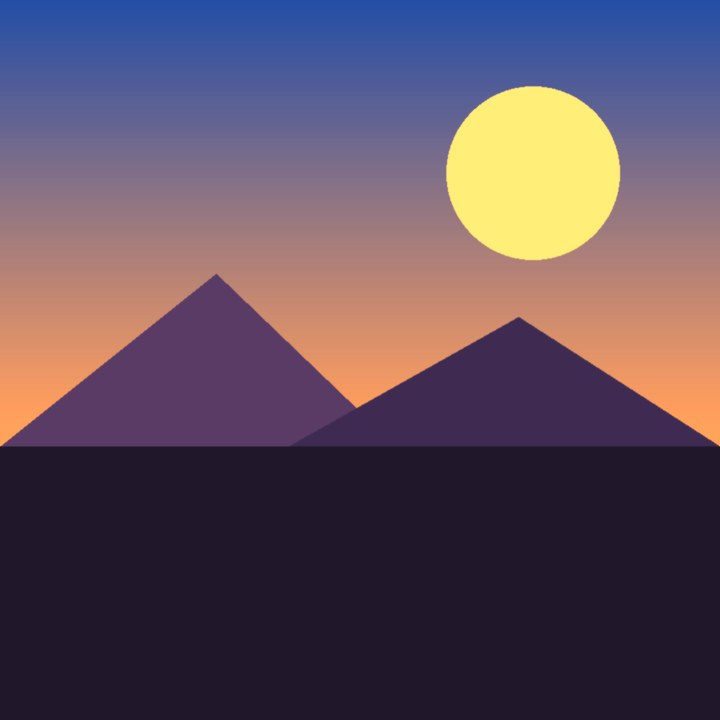
#> input picture assets/photo/p1.jpg, 720 x 720 px; its folder holds only this picture in this run
$ python process_photos.py ../assets/photo/p1.jpg
#> lines starting #> are read from the running program, lines starting #| are printed output that depends on the picture
#!/usr/bin/env python3
# -*- coding: utf-8 -*-
"""
照片拼图 · 图片处理管线

用法：
    python tools/process_photos.py 图1.jpg 图2.jpg ...
    python tools/process_photos.py --clear 图1.jpg ...      # 先清空已有资源再输出
    python tools/process_photos.py --size 640 图1.jpg ...   # 指定输出边长

做了什么（对应「自动处理成适合拼图的图」）：
  1. 居中裁成正方形（拼图必须方盘，非方图不能拉伸变形）
  2. 统一尺寸（默认 720，兼顾清晰度与小游戏主包体积）
  3. 轻微提亮 + 加对比 + 微增饱和 —— 目的是让切出来的块彼此**好分辨**
  4. 压体积：JPEG 质量从 88 往下试探，单张控制在预算内（默认 160KB）
  5. 体检：按 8×8 逐块算色彩方差，挑出「几乎纯色」的块并给出提示
     —— 这种块玩家肉眼分不出来，是照片拼图最常见的劝退点

产出：
    assets/photo/p1.jpg ... pN.jpg
    js/game/photoAssets.js     —— 清单（文件名 + 主色 + 体检结果），游戏直接读
"""
import io
import os
import sys
import math
from PIL import Image, ImageEnhance, ImageStat

ROOT = os.path.dirname(os.path.dirname(os.path.abspath(__file__)))
OUT_DIR = os.path.join(ROOT, 'assets', 'photo')
MANIFEST = os.path.join(ROOT, 'js', 'game', 'photoAssets.js')

SIZE = 720          # 输出边长（正方形）
BUDGET = 160 * 1024  # 单张体积预算
GRID = 8            # 体检用的切分粒度（最难关是 8x8）


def center_square(im):
    """居中裁正方：不做智能构图（容易切掉主体），中心裁剪最可预期"""
    w, h = im.size
    if w == h:
        return im
    s = min(w, h)
    left = (w - s) // 2
    top = (h - s) // 2
    return im.crop((left, top, left + s, top + s))


def enhance(im):
    """轻微提亮 + 加对比 + 微增饱和。
    注意是'轻微'：拼图块数量多，过度处理会让相邻块色差失真、反而更难拼。"""
    im = ImageEnhance.Brightness(im).enhance(1.04)
    im = ImageEnhance.Contrast(im).enhance(1.12)
    im = ImageEnhance.Color(im).enhance(1.08)
    return im


def dominant_color(im):
    """主色：量化到 5 色取占比最高的；若它太白/太黑（不好用作 UI 色）就退而取第二色"""
    small = im.copy().convert('RGB').resize((64, 64), Image.LANCZOS)
    q = small.quantize(colors=5, method=Image.MEDIANCUT)
    palette = q.getpalette()
    counts = sorted(q.getcolors(), reverse=True) or []
    cands = []
    for cnt, idx in counts[:3]:
        r, g, b = palette[idx * 3:idx * 3 + 3]
        cands.append((cnt, r, g, b))
    for cnt, r, g, b in cands:
        lum = (r * 299 + g * 587 + b * 114) / 1000
        if 40 < lum < 225:          # 排除接近纯白/纯黑
            return (r, g, b)
    if cands:
        _, r, g, b = cands[0]
        return (r, g, b)
    return (120, 120, 120)


def to_hex(c):
    return '#%02X%02X%02X' % c


def health_check(im):
    """按 GRID×GRID 切块，统计'信息量不足'的块（色彩方差过低 = 一整块几乎同色）"""
    s = im.size[0]
    step = s / GRID
    flat = []
    for gy in range(GRID):
        for gx in range(GRID):
            box = (int(gx * step), int(gy * step), int((gx + 1) * step), int((gy + 1) * step))
            tile = im.crop(box)
            st = ImageStat.Stat(tile.convert('RGB'))
            # 三个通道的标准差取均值，再和整体对比度挂钩
            sd = sum(st.stddev) / 3.0
            if sd < 6.0:
                flat.append((gx, gy, round(sd, 1)))
    return flat


def save_fit(im, path):
    """在保证体积预算的前提下取最高质量"""
    for q in (88, 84, 80, 75, 70, 65, 60, 55, 50):
        im.save(path, 'JPEG', quality=q, optimize=True, progressive=True)
        if os.path.getsize(path) <= BUDGET:
            return q, os.path.getsize(path)
    return 50, os.path.getsize(path)


def main():
    args = sys.argv[1:]
    size = SIZE
    clear = False
    files = []
    i = 0
    while i < len(args):
        a = args[i]
        if a == '--clear':
            clear = True
        elif a == '--size':
            i += 1
            size = int(args[i])
        else:
            files.append(a)
        i += 1

    if not files:
        print(__doc__)
        return 1

    os.makedirs(OUT_DIR, exist_ok=True)
    if clear:
        for f in os.listdir(OUT_DIR):
            if f.lower().endswith('.jpg'):
                os.remove(os.path.join(OUT_DIR, f))

    items = []
    idx = 0
    for f in files:
        if not os.path.exists(f):
            print('  ⚠ 跳过（找不到文件）: ' + f)
            continue
        try:
            im = Image.open(f)
#> im is the input picture: PIL image 720x720 RGB; mean R, G, B 94.4, 77.3, 93.4
        except Exception as e:
            print('  ⚠ 跳过（不是图片 / 打不开）: %s —— %s' % (f, e))
            continue
        # EXIF 方向：手机竖拍的照片常常带旋转标记，不处理会躺着装进拼图
        try:
            from PIL import ImageOps
            im = ImageOps.exif_transpose(im)
        except Exception:
            pass
        im = im.convert('RGB')
        idx += 1
        im = center_square(im)
        im = im.resize((size, size), Image.LANCZOS)
        im = enhance(im)
#> in enhance, `im = ImageEnhance.Contrast(im).enhance(1.12)`:
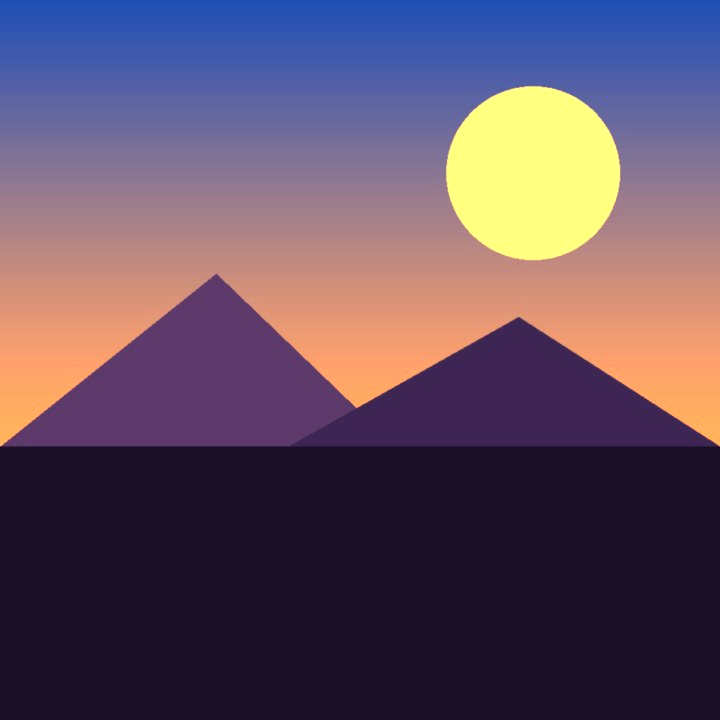
#> im: PIL image 720x720 RGB; mean R, G, B 96.8, 78, 97.2
        name = 'p%d.jpg' % idx
        path = os.path.join(OUT_DIR, name)
        q, nbytes = save_fit(im, path)
#> q = 88; nbytes = 20203
        main_color = dominant_color(im)
#> in dominant_color, `small = im.copy().convert('RGB').resize((64, 64), Image.LANCZOS)`:
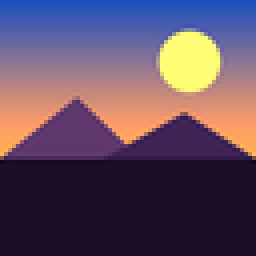
#> small: PIL image 64x64 RGB (shown 4 times larger); mean R, G, B 96.9, 76.8, 97.7
#> in dominant_color, `q = small.quantize(colors=5, method=Image.MEDIANCUT)`:
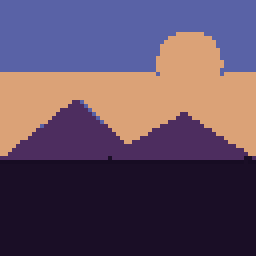
#> q: PIL image 64x64 P (shown 4 times larger); mean R, G, B 97.2, 76.5, 97.4
#> in dominant_color, `palette = q.getpalette()`: palette = [219, 162, 119, 89, 98, 166, 77, 45, 95, 26, 14, 38, 23, 12, 35]
#> in dominant_color, `counts = sorted(q.getcolors(), reverse=True) or []`: counts = [(1476, 3), (1050, 0), (1020, 1), (487, 2), (63, 4)]
#> the loop in dominant_color, `for cnt, idx in counts[:3]:` made 3 passes
#> (cnt, idx, r, g, b) on passes 1 to 3: (1476, 3, 26, 14, 38), (1050, 0, 219, 162, 119), (1020, 1, 89, 98, 166)
#> after the loop in dominant_color, `for cnt, idx in counts[:3]:`: cands = [(1476, 26, 14, 38), (1050, 219, 162, 119), (1020, 89, 98, 166)]
#> the loop in dominant_color, `for cnt, r, g, b in cands:` made 2 passes
#> (cnt, r, g, b, lum) on passes 1 to 2: (1476, 26, 14, 38, 20.32), (1050, 219, 162, 119, 174.1)
#> main_color = (219, 162, 119)
        flat = health_check(im)
#> after the loop in health_check, `for gy in range(GRID):`: flat = [(0, 5, 0), (1, 5, 0), (2, 5, 0), (3, 5, 0), (4, 5, 0), (5, 5, 0), (6, 5, 0), (7, 5, 0), (0, 6, 0), (1, 6, 0), (2, 6, 0), (3, 6, 0), (4, 6, 0), (5, 6, 0), (6, 6, 0), (7, 6, 0), (0, 7, 0), (1, 7, 0), (2, 7, 0), (3, 7, 0), (4, 7, 0), (5, 7, 0), (6, 7, 0), (7, 7, 0)]
        items.append({
            'name': name, 'src': name, 'color': to_hex(main_color),
            'w': size, 'h': size, 'flat': len(flat), 'kb': nbytes // 1024
        })
        warn = ''
        if flat:
            worst = sorted(flat, key=lambda t: t[2])[:3]
#> worst = [(0, 5, 0), (1, 5, 0), (2, 5, 0)]
            where = '、'.join('(%d,%d)' % (t[0], t[1]) for t in worst)
            warn = '  ⚠ 有 %d 块几乎纯色%s，这些块会很难分辨' % (len(flat), '（如 ' + where + '）')
        print('  ✅ %-10s %dx%d  q%-3d %4dKB  主色 %s%s' %
              (name, size, size, q, nbytes // 1024, to_hex(main_color), warn))
#|   ✅ p1.jpg     720x720  q88    19KB  主色 #DBA277  ⚠ 有 24 块几乎纯色（如 (0,5)、(1,5)、(2,5)），这些块会很难分辨

    if not items:
        print('没有可用图片。')
        return 1

    # 清单：游戏运行时读它，新增图不用改任何游戏代码
    lines = []
    lines.append('/**')
    lines.append(' * photoAssets.js —— 内置照片清单（由 tools/process_photos.py 自动生成，勿手改）')
    lines.append(' * 每张图已经过：居中裁正方 → 统一尺寸 → 提亮加对比 → 压体积。')
    lines.append(' */')
    lines.append('(function () {')
    lines.append('  var G = typeof GameGlobal !== \'undefined\' ? GameGlobal')
    lines.append('        : (typeof window !== \'undefined\' ? window : globalThis);')
    lines.append('  var BF = G.BF || (G.BF = {});')
    lines.append('')
    lines.append('  BF.PHOTO_ASSETS = [')
    for it in items:
        lines.append('    { src: \'assets/photo/%s\', color: \'%s\', w: %d, h: %d },'
                     % (it['src'], it['color'], it['w'], it['h']))
#> this loop made 1 pass
#> after the loop, lines = 11 items
    lines.append('  ];')
    lines.append('})();')
    lines.append('')
    with io.open(MANIFEST, 'w', encoding='utf-8') as fp:
        fp.write('\n'.join(lines))

    total = sum(it['kb'] for it in items)
#> total = 19
    print('')
    print('  → assets/photo/  共 %d 张，合计 %dKB（主包上限 4MB）' % (len(items), total))
#|   → assets/photo/  共 1 张，合计 19KB（主包上限 4MB）
    print('  → js/game/photoAssets.js 已更新')
    return 0


if __name__ == '__main__':
    sys.exit(main())
#> (the program exits here)

$ run again, on assets/photo/p2.jpg
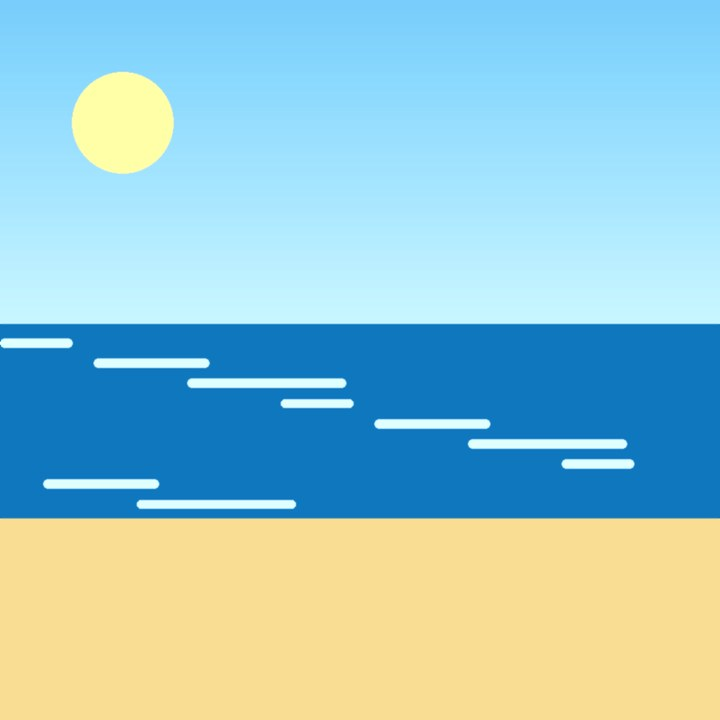
#> input picture assets/photo/p2.jpg, 720 x 720 px
#> in main, im is the input picture: PIL image 720x720 RGB; mean R, G, B 151.1, 198.8, 206.6
#> in main, `q, nbytes = save_fit(im, path)`: q = 88; nbytes = 18525
#> in dominant_color, `small = im.copy().convert('RGB').resize((64, 64), Image.LANCZOS)`:
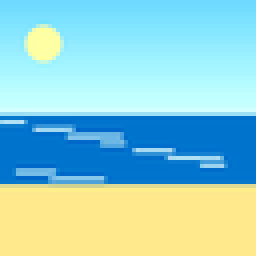
#> small: PIL image 64x64 RGB (shown 4 times larger); mean R, G, B 148.4, 207.3, 208.7
#> in dominant_color, `q = small.quantize(colors=5, method=Image.MEDIANCUT)`:
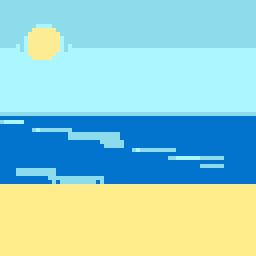
#> q: PIL image 64x64 P (shown 4 times larger); mean R, G, B 150.1, 207.1, 204.9
#> palette = [252, 236, 148, 255, 236, 138, 172, 247, 255, 141, 220, 236, 3, 116, 205]
#> counts = [(1088, 1), (1027, 2), (959, 4), (900, 3), (122, 0)]
#> the loop in dominant_color, `for cnt, idx in counts[:3]:` made 3 passes
#> (cnt, idx, r, g, b) on passes 1 to 3: (1088, 1, 255, 236, 138), (1027, 2, 172, 247, 255), (959, 4, 3, 116, 205)
#> after the loop in dominant_color, `for cnt, idx in counts[:3]:`: cands = [(1088, 255, 236, 138), (1027, 172, 247, 255), (959, 3, 116, 205)]
#> the loop in dominant_color, `for cnt, r, g, b in cands:` made 3 passes
#> (cnt, r, g, b, lum) on passes 1 to 3: (1088, 255, 236, 138, 230.5), (1027, 172, 247, 255, 225.5), (959, 3, 116, 205, 92.36)
#> main_color = (3, 116, 205)
#> after the loop in health_check, `for gy in range(GRID):`: flat = 39 items, first 6: (0, 0, 5.8), (2, 0, 3.9), (3, 0, 3.9), (4, 0, 3.9), (5, 0, 3.9), (6, 0, 3.9)
#> worst = [(0, 6, 0), (1, 6, 0), (2, 6, 0)]
#|   ✅ p1.jpg     720x720  q88    18KB  主色 #0374CD  ⚠ 有 39 块几乎纯色（如 (0,6)、(1,6)、(2,6)），这些块会很难分辨
#> the loop in main, `for it in items:` made 1 pass
#> after the loop in main, `for it in items:`: lines = 11 items
#> total = 18
#|   → assets/photo/  共 1 张，合计 18KB（主包上限 4MB）

$ run again, on assets/photo/p3.jpg
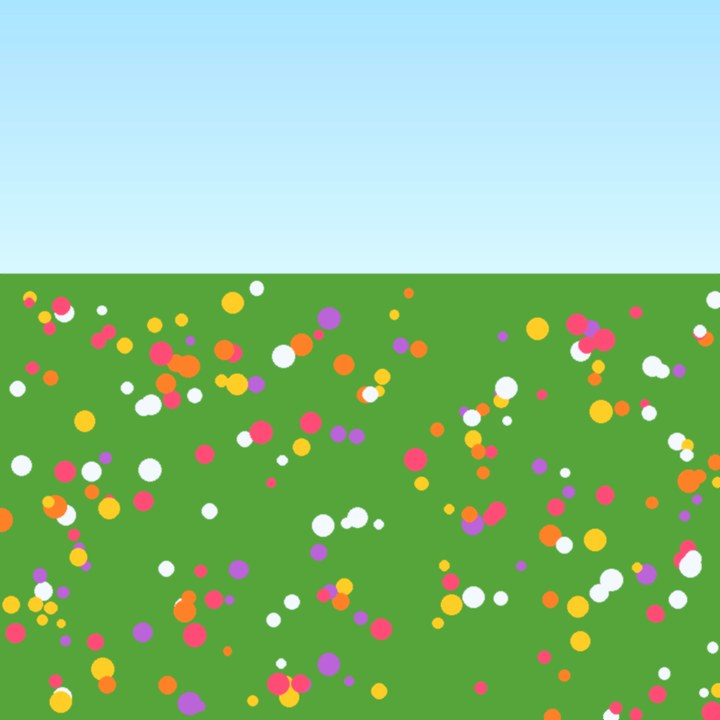
#> input picture assets/photo/p3.jpg, 720 x 720 px
#> in main, im is the input picture: PIL image 720x720 RGB; mean R, G, B 139.8, 191.8, 139.2
#> in enhance, `im = ImageEnhance.Color(im).enhance(1.08)`:
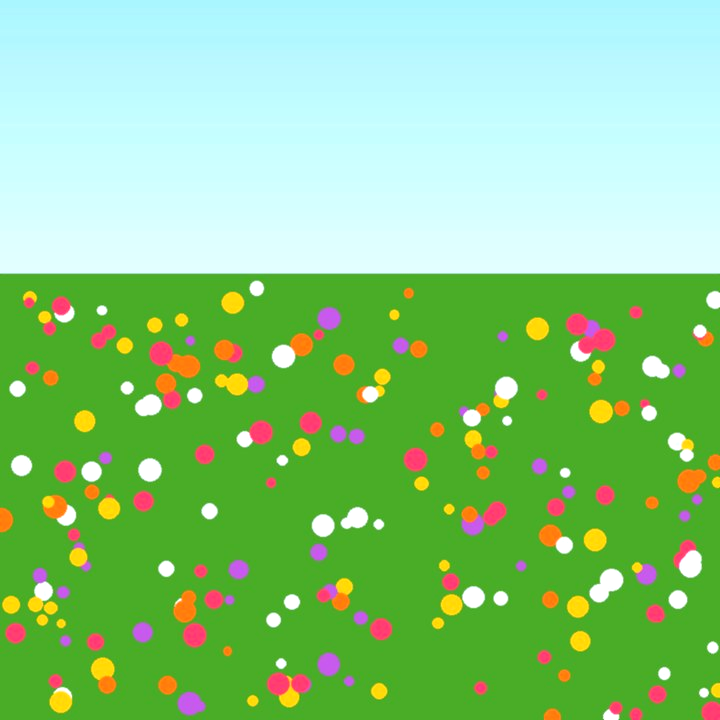
#> im: PIL image 720x720 RGB; mean R, G, B 136.6, 201.6, 128.4
#> in main, `q, nbytes = save_fit(im, path)`: q = 88; nbytes = 43742
#> in dominant_color, `q = small.quantize(colors=5, method=Image.MEDIANCUT)`:
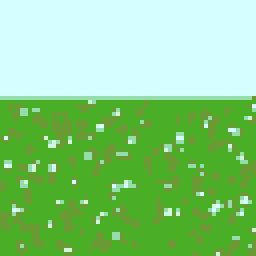
#> q: PIL image 64x64 P (shown 4 times larger); mean R, G, B 135.4, 204.5, 129.7
#> palette = [213, 255, 255, 208, 246, 219, 149, 222, 171, 74, 174, 39, 106, 154, 52]
#> counts = [(1772, 3), (1556, 0), (568, 4), (165, 2), (35, 1)]
#> the loop in dominant_color, `for cnt, idx in counts[:3]:` made 3 passes
#> (cnt, idx, r, g, b) on passes 1 to 3: (1772, 3, 74, 174, 39), (1556, 0, 213, 255, 255), (568, 4, 106, 154, 52)
#> after the loop in dominant_color, `for cnt, idx in counts[:3]:`: cands = [(1772, 74, 174, 39), (1556, 213, 255, 255), (568, 106, 154, 52)]
#> the loop in dominant_color, `for cnt, r, g, b in cands:` made 1 pass
#> (cnt, r, g, b, lum) on pass 1: (1772, 74, 174, 39, 128.7)
#> main_color = (74, 174, 39)
#> after the loop in health_check, `for gy in range(GRID):`: flat = [(0, 0, 2.7), (1, 0, 2.7), (2, 0, 2.7), (3, 0, 2.7), (4, 0, 2.7), (5, 0, 2.7), (6, 0, 2.7), (7, 0, 2.7), (0, 1, 2), (1, 1, 2), (2, 1, 2), (3, 1, 2), (4, 1, 2), (5, 1, 2), (6, 1, 2), (7, 1, 2), (0, 2, 2), (1, 2, 2), (2, 2, 2), (3, 2, 2), (4, 2, 2), (5, 2, 2), (6, 2, 2), (7, 2, 2)]
#> worst = [(0, 1, 2), (1, 1, 2), (2, 1, 2)]
#|   ✅ p1.jpg     720x720  q88    42KB  主色 #4AAE27  ⚠ 有 24 块几乎纯色（如 (0,1)、(1,1)、(2,1)），这些块会很难分辨
#> the loop in main, `for it in items:` made 1 pass
#> after the loop in main, `for it in items:`: lines = 11 items
#> total = 42
#|   → assets/photo/  共 1 张，合计 42KB（主包上限 4MB）
